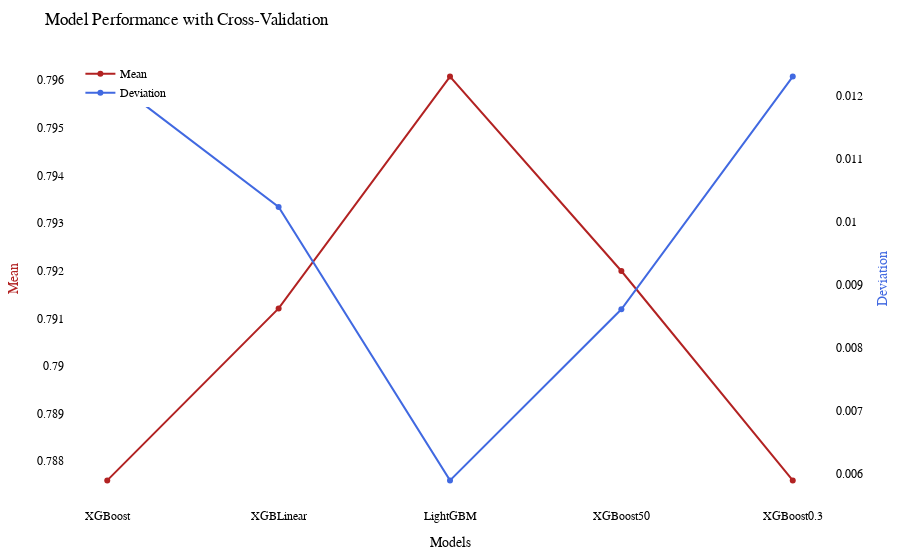

The code cell stored with this chart in its notebook:
### Code cell
cross_valid(X_train_transformed,y_train)

### Figure 1 — Plotly figure (JSON) as saved in the notebook; plotly's stock layout.template omitted (floating-point values rounded to 4 significant figures)
{"data": [{"line": {"color": "firebrick", "width": 2}, "mode": "lines+markers", "name": "Mean", "type": "scatter", "x": ["XGBoost", "XGBLinear", "LightGBM", "XGBoost50", "XGBoost0.3"], "y": [0.7876, 0.7912, 0.7961, 0.792, 0.7876]}, {"line": {"color": "royalblue", "width": 2}, "mode": "lines+markers", "name": "Deviation", "type": "scatter", "x": ["XGBoost", "XGBLinear", "LightGBM", "XGBoost50", "XGBoost0.3"], "y": [0.0123, 0.01023, 0.005903, 0.008613, 0.0123], "yaxis": "y2"}], "layout": {"font": {"color": "black", "family": "Arial", "size": 12}, "legend": {"x": 0.02, "y": 0.98}, "margin": {"b": 50, "l": 50, "r": 50, "t": 50}, "plot_bgcolor": "rgba(0,0,0,0)", "title": {"text": "Model Performance with Cross-Validation"}, "xaxis": {"title": {"text": "Models"}}, "yaxis": {"title": {"font": {"color": "firebrick"}, "text": "Mean"}}, "yaxis2": {"overlaying": "y", "side": "right", "title": {"font": {"color": "royalblue"}, "text": "Deviation"}}}}
